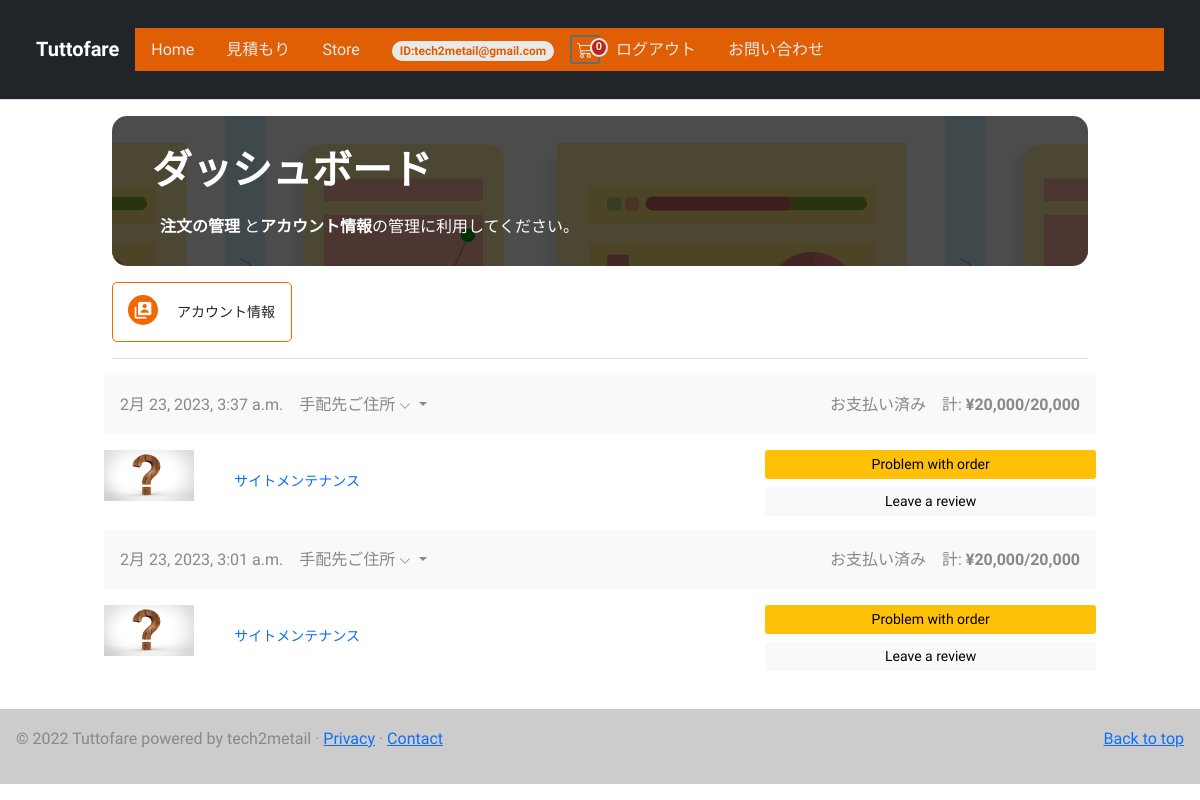
/dashboard/ (signed in), run on the app's committed database.
### mainapp/models/user_models.py (models this page shows, shortened)
class User(AbstractBaseUser):
    email = models.EmailField(max_length=255,unique=True)
    is_active = models.BooleanField(default=False)
    is_admin = models.BooleanField(default=False)
    objects = UserManager()
    USERNAME_FIELD = 'email'
    REQUIRED_FIELDS = []

### orders/models.py (models this page shows, shortened)
class Order(models.Model):
    user = models.ForeignKey(settings.AUTH_USER_MODEL, on_delete=models.CASCADE, related_name='order_user')
    full_name = models.CharField(max_length=50)
    address1 = models.CharField(max_length=250)
    address2 = models.CharField(max_length=250)
    city = models.CharField(max_length=100)
    phone = models.CharField(max_length=100)
    post_code = models.CharField(max_length=20)
    created = models.DateTimeField(auto_now_add=True)
    updated = models.DateTimeField(auto_now=True)
    cancel_expire = models.DateTimeField(auto_now=True)
    total_paid = models.IntegerField()
    order_total = models.IntegerField(default=0)
    order_key = models.CharField(max_length=200)
    billing_status = models.BooleanField(default=False)
    prebilling_status = models.BooleanField(default=False)
    class Meta:
        ordering = ('-created',)

class OrderItem(models.Model):
    order = models.ForeignKey(Order,
                              related_name='items',
                              on_delete=models.CASCADE)
    product = models.ForeignKey(Product,
                                related_name='order_items',
                                on_delete=models.CASCADE)
    price = models.IntegerField()
    quantity = models.PositiveIntegerField(default=1)

### store/models.py (models this page shows)
class Product(models.Model):
    category = models.ForeignKey(Category, related_name='product', on_delete=models.CASCADE)
    created_by = models.ForeignKey(get_user_model(), on_delete=models.CASCADE, related_name='product_creator')
    title = models.CharField(max_length=255)
    author = models.CharField(max_length=255, default='admin')
    description = models.TextField(blank=True)
    image = models.ImageField(upload_to='store/images/',default='store/images/default.jpg')
    slug = models.SlugField(max_length=255)
    price = models.IntegerField()
    in_stock = models.BooleanField(default=True)
    is_active = models.BooleanField(default=True)
    created = models.DateTimeField(auto_now_add=True)
    updated = models.DateTimeField(auto_now=True)
    class Meta:
        verbose_name_plural = 'Products'
        ordering = ('-created',)
    def get_absolute_url(self):
        return reverse("store:product_single",args=[self.slug])
    def __str__(self):
        return self.title

### mainapp/views.py (the view)
# urls.py: path('dashboard/',views.dashboard,name='dashboard'),
@login_required
def dashboard(request):
    context={}
    try:
        orders = user_orders(request)
        context['orders']=orders
    except:
        print('no orders')
    return render(request,'mainapp/dashboard.html',context)

### basket/basket.py (called while the page is built)
    def __len__(self):
        return sum(item["qty"] for item in self.basket.values())

### basket/context_processors.py (called while the page is built)
def basket(request):
    return {'basket': Basket(request)}

### orders/views.py (called while the page is built)
def user_orders(request):
    user_id = request.user.id
    orders = Order.objects.filter(user_id=user_id).filter(billing_status=True)
    return orders

### templates/mainapp/dashboard.html (shortened to what this page needs)
{% extends "mainapp/base_index.html" %} {% load static %}{%load humanize%} {% block content %}
<div class="page-top"></div>
<div class="container" style="max-width: 1000px">
    <div class="flex align-items-center dashboard-title my-3 py-3">
        <h1 class="page-top-title">ダッシュボード</h1>
        <div class="px-5 text-white"><b>注文の管理</b> と<b>アカウント情報</b>の管理に利用してください。</div>
    </div>
    <div class="col-12 ">
        <a type='button' class="btn btn-dashboard" href="{% url  'mainapp:account' %}">
            <i class='bx bxs-user-account iconarea'></i>
            <span class="ms-5">アカウント情報</span>
        </a>
    </div>
    <hr />
</div>
<div class="container" style="max-width: 1000px">
    {% for order in orders %}
    <div class="row g-3">
        <div class="col-12 bg-light p-3 d-flex justify-content-between">
            <div class="d-flex d-flex-inline">
                <div class="pe-3">{{ order.created }}</div>
                <div class="dropdown">
                    <a class="text-reset text-decoration-none dropdown-toggle" href="#" role="link" id="dropdownLink"
                        data-bs-toggle="dropdown" aria-expanded="false">
                        手配先ご住所
                        <svg xmlns="http://www.w3.org/2000/svg" width="12" height="12" fill="currentColor"
                            class="bi bi-chevron-down" viewBox="0 0 16 16">
                            <path fill-rule="evenodd"
                                d="M1.646 4.646a.5.5 0 0 1 .708 0L8 10.293l5.646-5.647a.5.5 0 0 1 .708.708l-6 6a.5.5 0 0 1-.708 0l-6-6a.5.5 0 0 1 0-.708z" />
                        </svg>
                    </a>
                </div>
            </div>
            <div class="text-end">
                お支払い済み　計: <span class="fw-bold">¥{{ order.total_paid|intcomma }}/{{ order.total_paid|intcomma }}</span>
            </div>
        </div>
        <div class="col-md-5 col-lg-4 order-md-last p-0 order-3">
            <div class="d-grid gap-2 ">
                <button class="btn btn-warning" type="button">Problem with order</button>
                <button class="btn btn-light" type="button">Leave a review</button>
            </div>
        </div>
        <div class="col-md-7 col-lg-8 p-0">
            {% for item in order.items.all %}
            <div class="card mb-3 border-0">
                <div class="row g-0">
                    <div class="col-md-2 d-none d-md-block">
                        <img class="img-fluid" style="width:90px" src="{{item.product.image.url}}" />
                    </div>
                    <div class="col-md-10">
                        <div class="card-body p-1">
                            <a class="text-decoration-none" href="{{ item.product.get_absolute_url }}">
                                <p class="card-text small">{{item.product|title}}</p>
                            </a>
                        </div>
                    </div>
                </div>
            </div>
            {% endfor %}
        </div>
    </div>
    {% endfor %}
</div>
{% endblock %}

### templates/mainapp/snippets/header.html (shortened to what this page needs)
<header>
    <div class="row" id="navArea">
        <nav class="navbar navbar-expand-md navbar-light bg-dark border-bottom">
            <div class="container-fluid">
                <h2><a class="navbar-brand" href="/">Tuttofare</a></h2>
                <div class="collapse navbar-collapse" id="navbarCollapse">
                    <a class="nav-link" href="/">Home</a>
                    <a class="nav-link" href="/quotation">見積もり</a>
                    <a class="nav-link" href="{%url 'store:product_all' %}">Store</a>
                    {% if user.is_authenticated %}
                    <a class="nav-link account" href="{%url 'mainapp:dashboard' %}">
                        <span class="badge">ID:{{user.email}}</span>
                    </a>
                    <a type="button" role="button" href="{% url 'basket:basket_summary' %}"
                        class="basket-btn btn btn-outline-secondary">
                        {% with total_qty=basket|length %}
                        <div id="basket-qty" class="d-inline-flex">
                            {% if total_qty > 0 %}
                            {{ total_qty }}
                            {% else %}
                            0
                            {% endif %}
                        </div>
                        {% endwith %}
                    </a>
                    <a class="nav-link" href="/logout">ログアウト</a>
                    {% else %}
                    <a class="nav-link" href="/login">ログイン</a>
                    <button class="btn ms-1"><a href="/signup">サインアップ</a></button>
                    {%endif%}
                    <a class="nav-link" href="/contact">お問い合わせ</a>
                </div>
            </div>
        </nav>
    </div>
</header>

### static/mainapp/styles/style.css (style rules this page uses)
* { text-decoration: none; list-style: none; margin: 0; padding: 0; }
:root { --primary: #f56500; --dark: #21252f; --body: #888; --theme: rgb(13, 142, 223); --box-shadow: 0 8px 22px rgba(0, 0, 0, 0.2); }
body { margin: 0; padding: 0; width: auto; margin-left: auto; margin-right: auto; font-family: 'Sora', sans-serif; line-height: 1.7; color: var(--body); }
h1, h2, h3, h4, h5, .display-4 { color: var(--dark); font-weight: 700; }
.navbar h2 a.navbar-brand, .navbar a, .collapse a.nav-link { color: white; text-decoration: none; }
.navbar-collapse.collapse { background-color: var(--primary); opacity: 0.9; }
.basket-btn { position: relative; }
.basket-btn #basket-qty { color: #fff; background: #d42114; border: 2px solid #fff; border-radius: 50%; text-align: center; font-size: 11px; height: 15px; width: 14px; position: absolute; box-sizing: content-box; font-weight: 600; display: flex; justify-content: center; align-items: center; top: 1px; right: -10px; }
.page-top { padding: 50px; }
header { position: fixed; width: 100%; top: 0; z-index: 3; }
#navArea .navbar { height: 100px; }
#navArea { margin: 0; padding: 0; }
.nav-link.account .badge { color: var(--primary); background-color: #fff; border-radius: 10px; }
.btn { font-size: 14px; padding: 2px 5px; border-width: 2px; border-radius: 3px; }
::placeholder { color: orange; }
.card-body { padding: 1em; margin: 1em; }
.dashboard-title { border: none; border-radius: 15px; background-image: url("../dashboard.png"); background-position: center 30px; background-size: 60%; height: 150px; position: relative; background-attachment: fixed; z-index: 1; }
.dashboard-title:after { border-radius: 15px; content: ""; position: absolute; width: 100%; height: 100%; top: 0; left: 0; background-color: rgba(1, 1, 1, 0.7); z-index: -3; }
.page-top-title { padding-left: 10px; margin-top: 5px; position: relative; padding: 0.25em 1em; color: #fff; }
.btn-dashboard { width: 180px; height: 60px; display: flex; position: relative; justify-content: center; align-items: center; border: var(--primary) solid 1px; border-radius: 5px; }
.iconarea { margin-bottom: 1rem; width: 30px; height: 30px; display: flex; background-color: var(--primary); justify-content: center; align-items: center; font-size: 20px; color: #fff; border-radius: 100%; margin-right: 10px; position: absolute; left: 15px; top: 12px; }

### data on the page
User: email "tech2metail@gmail.com"
Order: created "2月 23, 2023, 3:37 a.m.", total_paid "20,000"
OrderItem: product.image (placeholder picture), product "サイトメンテナンス"
Order: created "2月 23, 2023, 3:01 a.m.", total_paid "20,000"
OrderItem: product.image (placeholder picture), product "サイトメンテナンス"
